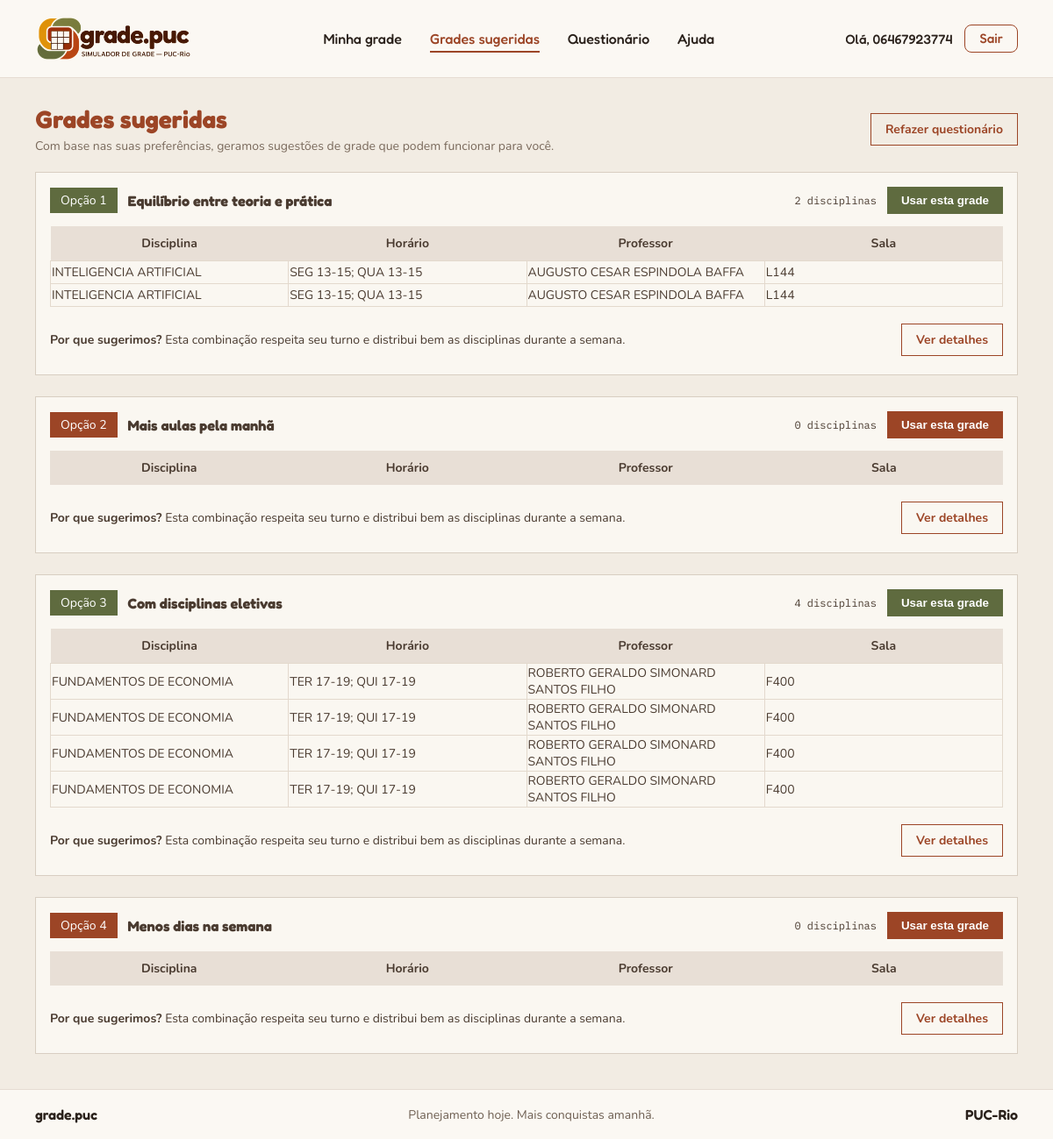
/grades-sugeridas/ (signed in), run on the app's committed database.
### GradePuc/models.py (models this page shows, shortened)
class Turma(models.Model):
    disciplina = models.ForeignKey(Disciplina, on_delete=models.CASCADE)
    professor = models.ForeignKey(Professor, on_delete=models.CASCADE)
    codigo_turma = models.CharField(max_length=10)
    destino = models.CharField(max_length=10, blank=True)
    turno = models.CharField(max_length=5, blank=True)
    dias_horarios = models.CharField(max_length=300, blank=True)
    vagas = models.IntegerField(default=0)
    sala = models.CharField(max_length=50, blank=True)

class Disciplina(models.Model):
    codigo = models.CharField(max_length=20)
    nome = models.CharField(max_length=100)
    creditos = models.IntegerField(default=0)
    departamento = models.CharField(max_length=10, blank=True)
    pre_requisitos = models.ManyToManyField("self", symmetrical=False, blank=True)

class Professor(models.Model):
    nome = models.CharField(max_length=100)
    avaliacoes = models.FloatField(default=0)

### GradePuc/views.py (the view, shortened to what this page needs)
# urls.py: path('grades-sugeridas/', gradessugeridas, name='grades_sugeridas'),
@login_required
def gradessugeridas(request):
    aluno = obter_aluno(request) # provisório, igual ao questionário
    opcoes = []
    for o in OPCOES_GRADE:
        turmas = Turma.objects.filter(disciplina__codigo__in=o['codigos'])
        opcoes.append({
            'numero': o['numero'],
            'titulo': o['titulo'],
            'turmas': turmas.select_related('disciplina', 'professor')
        })
    return render(request, 'grades-sugeridas.html', {'opcoes': opcoes})

### GradePuc/views.py (called while the page is built)
def obter_aluno(request):
    aluno, criado = Aluno.objects.get_or_create(
        usuario=request.user,
        defaults={
            'matricula': request.user.username,
            'senha': ''
        }
    )
    return aluno

### GradePuc/Templates/grades-sugeridas.html (shortened to what this page needs)
{% extends 'base.html' %}
{% load static %}
{% block extra_css %}
<link rel="stylesheet" href="{% static 'gradessugeridascss.css' %}">
{% endblock %}
{% block content %}
<div class="conteudo">
  <div>
    <h1>Grades sugeridas</h1>
    <p class="subtitulo">Com base nas suas preferências, geramos sugestões de grade que podem funcionar para você.</p>
  </div>
  <a href="{% url 'questionario' %}" class="botao-borda">Refazer questionário</a>
</div>
<div class="grades">
    {% for o in opcoes %}
        <div class="caixa">
            <div class="topo-caixa">
                <div class="titulo-opcao">
                    <span class="etiqueta {% cycle 'musgo' 'terracota' as cor %}">Opção {{ o.numero }}</span>
                    <h3>{{ o.titulo }}</h3>
                </div>
                <div class="acoes">
                    <span class="creditos">{{ o.turmas|length }} disciplinas</span>
                    <form method="post">
                        <button type="submit" class="botao {{ cor }}" style="border: none; cursor: pointer;">Usar esta grade</button>
                    </form>
                </div>
            </div>
            <table>
                <tr>
                    <th>Disciplina</th>
                    <th>Horário</th>
                    <th>Professor</th>
                    <th>Sala</th>
                </tr>
                {% for t in o.turmas %}
                <tr>
                    <td>{{ t.disciplina.nome }}</td>
                    <td>{{ t.dias_horarios }}</td>
                    <td>{{ t.professor.nome }}</td>
                    <td>{{ t.sala }}</td>
                </tr>
                {% endfor %}
            </table>
            <div class="motivo">
                <p><b>Por que sugerimos?</b> Esta combinação respeita seu turno e distribui bem as disciplinas durante a semana.</p>
                <a href="#" class="botao-borda">Ver detalhes</a>
            </div>
        </div>
    {% endfor %}
</div>
{% endblock %}

### GradePuc/Templates/base.html (shortened to what this page needs)
{% load static %}
<!DOCTYPE html>
<html lang="pt-BR">
<head>
    <link rel="stylesheet" href="{% static 'base.css' %}">
    {% block extra_css %}{% endblock %}
</head>
<body>
    {% with atual=request.resolver_match.url_name %}
    <header class="site-header">
        <a href="{% url 'resumo_da_grade' %}" class="site-header__logo">
            <img src="{% static 'logo_grade_puc_recortado.png' %}" alt="grade.puc - Simulador de Grade PUC-Rio">
        </a>
        <nav class="site-header__nav" aria-label="Navegação principal">
            <a href="{% url 'resumo_da_grade' %}"
                class="site-header__link{% if atual == 'resumo_da_grade' or atual == 'eletivas' or atual == 'pre_requisitos' %} ativo{% endif %}"
                {% if atual == 'resumo_da_grade' or atual == 'eletivas' or atual == 'pre_requisitos' %}aria-current="page"{% endif %}>Minha grade</a>
            <a href="{% url 'grades_sugeridas' %}"
                class="site-header__link{% if atual == 'grades_sugeridas' %} ativo{% endif %}"
                {% if atual == 'grades_sugeridas' %}aria-current="page"{% endif %}>Grades sugeridas</a>
            <a href="{% url 'questionario' %}"
                class="site-header__link{% if atual == 'questionario' or atual == 'questionario_modalidade' or atual == 'questionario_distribuicao' or atual == 'questionario_janelas' or atual == 'questionario_carga' %} ativo{% endif %}"
                >Questionário</a>
            <a href="{% url 'ajuda' %}"
                class="site-header__link{% if atual == 'ajuda' %} ativo{% endif %}"
                {% if atual == 'ajuda' %}aria-current="page"{% endif %}>Ajuda</a>
        </nav>
        <div class="site-header__usuario">
            <span class="site-header__ola">Olá, {{ user.first_name|default:user.username }}</span>
            <form action="{% url 'logout' %}" method="post" class="site-header__sair">
                <button type="submit" class="btn-sair">Sair</button>
            </form>
        </div>
    </header>
    {% endwith %}
    <div class="site-conteudo">
        {% block content %}{% endblock %}
    </div>
    <footer class="site-footer">
        <span class="site-footer__marca">grade.puc</span>
        <span class="site-footer__frase">Planejamento hoje. Mais conquistas amanhã.</span>
        <span class="site-footer__marca">PUC-Rio</span>
    </footer>
</body>
</html>

### GradePuc/Static/base.css (style rules this page uses)
:root { --cor-fundo: #F1ECE4; --cor-superficie: #FBF8F3; --cor-tinta: #2A211B; --cor-tinta-secundaria: #6E5F52; --cor-terracota: #9C4526; --cor-musgo: #5F6B3F; --cor-ocre: #7A5A1A; --cor-barro: #8B3A30; --cor-borda: #E6DCD3; --fonte-interface: 'Fredoka', sans-serif; --fonte-texto: 'Nunito', sans-serif; --fonte-dados: 'IBM Plex Mono', monospace; }
body { margin: 0; min-height: 100vh; display: flex; flex-direction: column; }
.site-conteudo { flex: 1 0 auto; }
.site-header { display: flex; align-items: center; gap: 24px; padding: 18px 40px; margin: 0; background-color: var(--cor-superficie); border-bottom: 1px solid var(--cor-borda); font-family: var(--fonte-interface); box-sizing: border-box; }
.site-header .site-header__logo { display: flex; align-items: center; flex-shrink: 0; margin: 0; padding: 0; border-radius: 4px; }
.site-header .site-header__logo img { display: block; height: 52px; width: auto; filter: brightness(1.07); mix-blend-mode: multiply; }
.site-header .site-header__nav { flex: 1; display: flex; flex-wrap: wrap; justify-content: center; gap: 6px 32px; min-width: 0; margin: 0; padding: 0; }
.site-header .site-header__link { font-family: var(--fonte-interface); font-weight: 500; font-size: 16px; color: var(--cor-tinta); text-decoration: none; white-space: nowrap; padding: 6px 0 4px; border-bottom: 2px solid transparent; transition: color 0.2s ease; }
.site-header .site-header__link.ativo { color: var(--cor-terracota); border-bottom-color: var(--cor-terracota); }
.site-header .site-header__usuario { display: flex; align-items: center; gap: 14px; min-width: 0; }
.site-header .site-header__ola { font-family: var(--fonte-interface); font-weight: 500; font-size: 15px; color: var(--cor-tinta); white-space: nowrap; overflow: hidden; text-overflow: ellipsis; max-width: 220px; }
.site-header .site-header__sair { display: flex; flex-direction: row; align-items: center; width: auto; max-width: none; min-width: 0; margin: 0; padding: 0; }
.site-header .btn-sair { font-family: var(--fonte-interface); font-weight: 500; font-size: 15px; line-height: 1.2; color: var(--cor-terracota); background-color: transparent; border: 1px solid var(--cor-terracota); border-radius: 8px; padding: 6px 16px; margin: 0; width: auto; height: auto; cursor: pointer; transition: background-color 0.2s ease, color 0.2s ease; }
.site-footer { display: flex; align-items: center; justify-content: space-between; flex-wrap: wrap; gap: 8px 24px; padding: 18px 40px; margin: 0; background-color: var(--cor-superficie); border-top: 1px solid var(--cor-borda); box-sizing: border-box; }
.site-footer .site-footer__marca { font-family: var(--fonte-interface); font-weight: 600; font-size: 16px; color: var(--cor-tinta); }
.site-footer .site-footer__frase { font-family: var(--fonte-texto); font-weight: 400; font-size: 14px; color: var(--cor-tinta-secundaria); }

### GradePuc/Static/gradessugeridascss.css (style rules this page uses)
body { margin: 0; background-color: #f2ece3; font-family: 'Nunito', sans-serif; font-size: 14px; color: #4a3b30; }
a { text-decoration: none; }
h1, h3 { font-family: 'Fredoka', sans-serif; margin: 0; }
.conteudo { display: flex; justify-content: space-between; align-items: center; padding: 30px 40px 20px 40px; }
h1 { color: #9c4526; }
.subtitulo { margin: 4px 0 0 0; color: #7a6a5c; }
.grades { display: flex; flex-direction: column; gap: 24px; padding: 0 40px 40px 40px; }
.caixa { background-color: #faf7f1; border: 1px solid #d8cec2; padding: 16px; }
.topo-caixa { display: flex; justify-content: space-between; align-items: center; margin-bottom: 14px; }
.titulo-opcao, .acoes { display: flex; align-items: center; gap: 12px; }
.etiqueta { color: white; padding: 5px 12px; }
.creditos { font-family: 'IBM Plex Mono', monospace; font-size: 12px; }
.botao { color: white; font-weight: bold; padding: 8px 16px; }
.botao-borda { color: #9c4526; font-weight: bold; padding: 8px 16px; border: 1px solid #9c4526; }
.musgo { background-color: #5f6b3f; }
.terracota { background-color: #9c4526; }
table { width: 100%; border-collapse: collapse; table-layout: fixed; }
th { background-color: #e8dfd6; padding: 10px; }
td { border: 1px solid #e3d9cd; height: 26px; }
.motivo { display: flex; justify-content: space-between; align-items: center; margin-top: 14px; }
* { box-sizing: border-box; }

### data on the page
Turma: disciplina.nome "INTELIGENCIA ARTIFICIAL", dias_horarios "SEG 13-15; QUA 13-15", professor.nome "AUGUSTO CESAR ESPINDOLA BAFFA", sala "L144"
Turma: disciplina.nome "FUNDAMENTOS DE ECONOMIA", dias_horarios "TER 17-19; QUI 17-19", professor.nome "ROBERTO GERALDO SIMONARD SANTOS FILHO", sala "F400"

### other printed values
{{ user.first_name|default:user.username }} "06467923774"
{{ o.numero }} "1" "2" "3" "4"
{{ o.titulo }} "Equilíbrio entre teoria e prática" "Mais aulas pela manhã" "Com disciplinas eletivas" "Menos dias na semana"
{{ o.turmas|length }} "2" "0" "4" "0"
